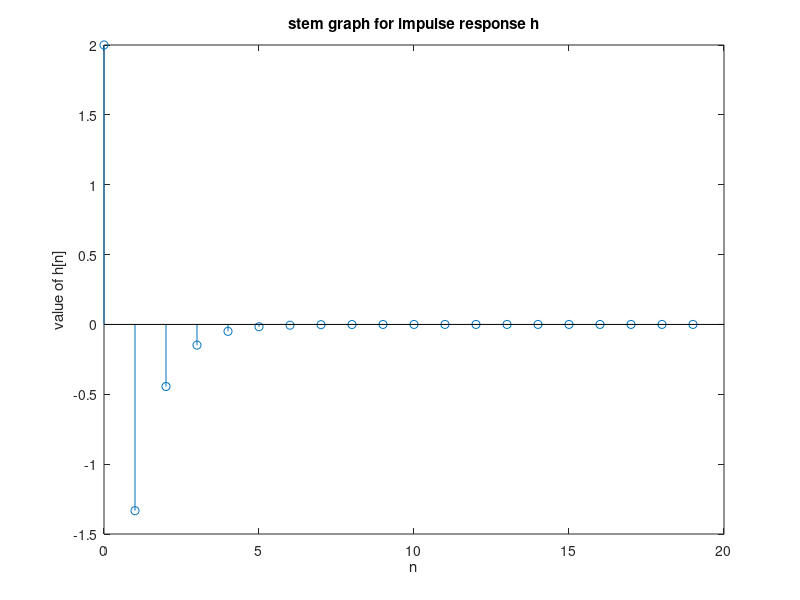
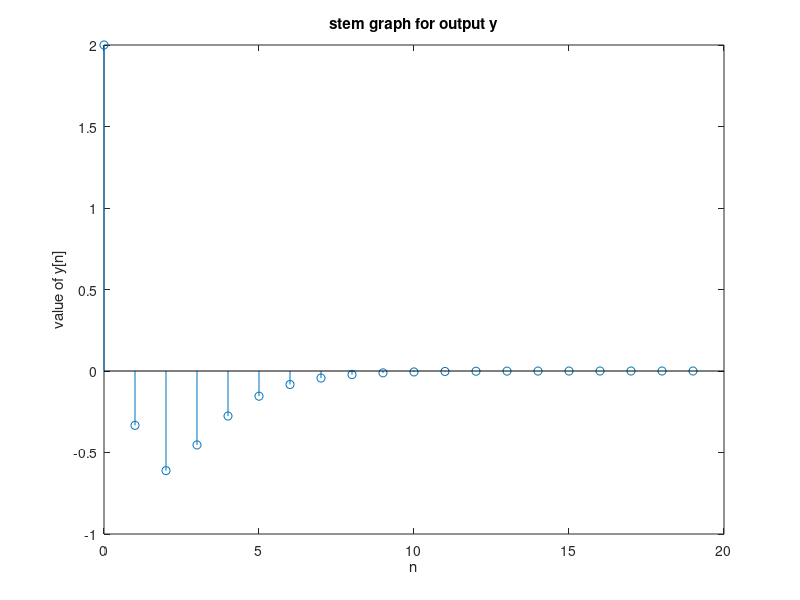

Source code (MATLAB) for these figures, in order:
clear all
close all
clc

% h[n] = 2(1/3)^n * u[n] - 2(1/3)^(n-1) * u[n-1]
n = 0 : 19;
u = ones(1, 20);
u(1) = 0;
h = 2*(1/3).^n - 2*(1/3).^(n-1) .* u;

figure(1);
stem(n, h);
title('stem graph for impulse response h')
xlabel('n')
ylabel('value of h[n]')

% x[n] = (1/2)^n * u[n]
x = (1/2).^n;
y = conv(x, h);
y = y(1:20);
figure(2);
stem(n, y);
title('stem graph for output y')
xlabel('n')
ylabel('value of y[n]')


